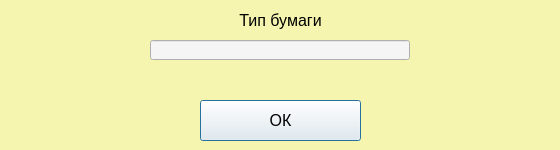
<?xml version="1.0" encoding="UTF-8"?>
<ui version="4.0">
 <class>Dialog</class>
 <widget class="QDialog" name="Dialog">
  <property name="geometry">
   <rect>
    <x>0</x>
    <y>0</y>
    <width>560</width>
    <height>150</height>
   </rect>
  </property>
  <property name="windowTitle">
   <string>Dialog</string>
  </property>
  <property name="styleSheet">
   <string notr="true">background-color: rgb(245, 245, 175)</string>
  </property>
  <widget class="QLineEdit" name="paper">
   <property name="geometry">
    <rect>
     <x>150</x>
     <y>40</y>
     <width>260</width>
     <height>20</height>
    </rect>
   </property>
   <property name="styleSheet">
    <string notr="true">font-size: 16px;
font: &quot;Yu Gothic UI Semibold&quot;;
background-color: rgb(245, 245, 245)</string>
   </property>
   <property name="text">
    <string/>
   </property>
  </widget>
  <widget class="QLabel" name="label_3">
   <property name="geometry">
    <rect>
     <x>150</x>
     <y>10</y>
     <width>261</width>
     <height>20</height>
    </rect>
   </property>
   <property name="styleSheet">
    <string notr="true">color: rgb(0, 0, 0);
font-size: 16px;
font: &quot;Arial Black&quot;;</string>
   </property>
   <property name="text">
    <string>Тип бумаги</string>
   </property>
   <property name="alignment">
    <set>Qt::AlignCenter</set>
   </property>
  </widget>
  <widget class="QPushButton" name="OKbutton">
   <property name="geometry">
    <rect>
     <x>200</x>
     <y>100</y>
     <width>161</width>
     <height>41</height>
    </rect>
   </property>
   <property name="styleSheet">
    <string notr="true">font-size: 16px;
font: &quot;Yu Gothic UI Semibold&quot;;
background-color: rgb(245, 245, 245)</string>
   </property>
   <property name="text">
    <string>ОК</string>
   </property>
  </widget>
  <widget class="QLabel" name="error">
   <property name="geometry">
    <rect>
     <x>10</x>
     <y>70</y>
     <width>541</width>
     <height>21</height>
    </rect>
   </property>
   <property name="styleSheet">
    <string notr="true">color: red;
font-size: 16px;
font: 16pt &quot;Franklin Gothic Demi&quot;;</string>
   </property>
   <property name="text">
    <string/>
   </property>
   <property name="alignment">
    <set>Qt::AlignCenter</set>
   </property>
  </widget>
 </widget>
 <resources/>
 <connections/>
</ui>
